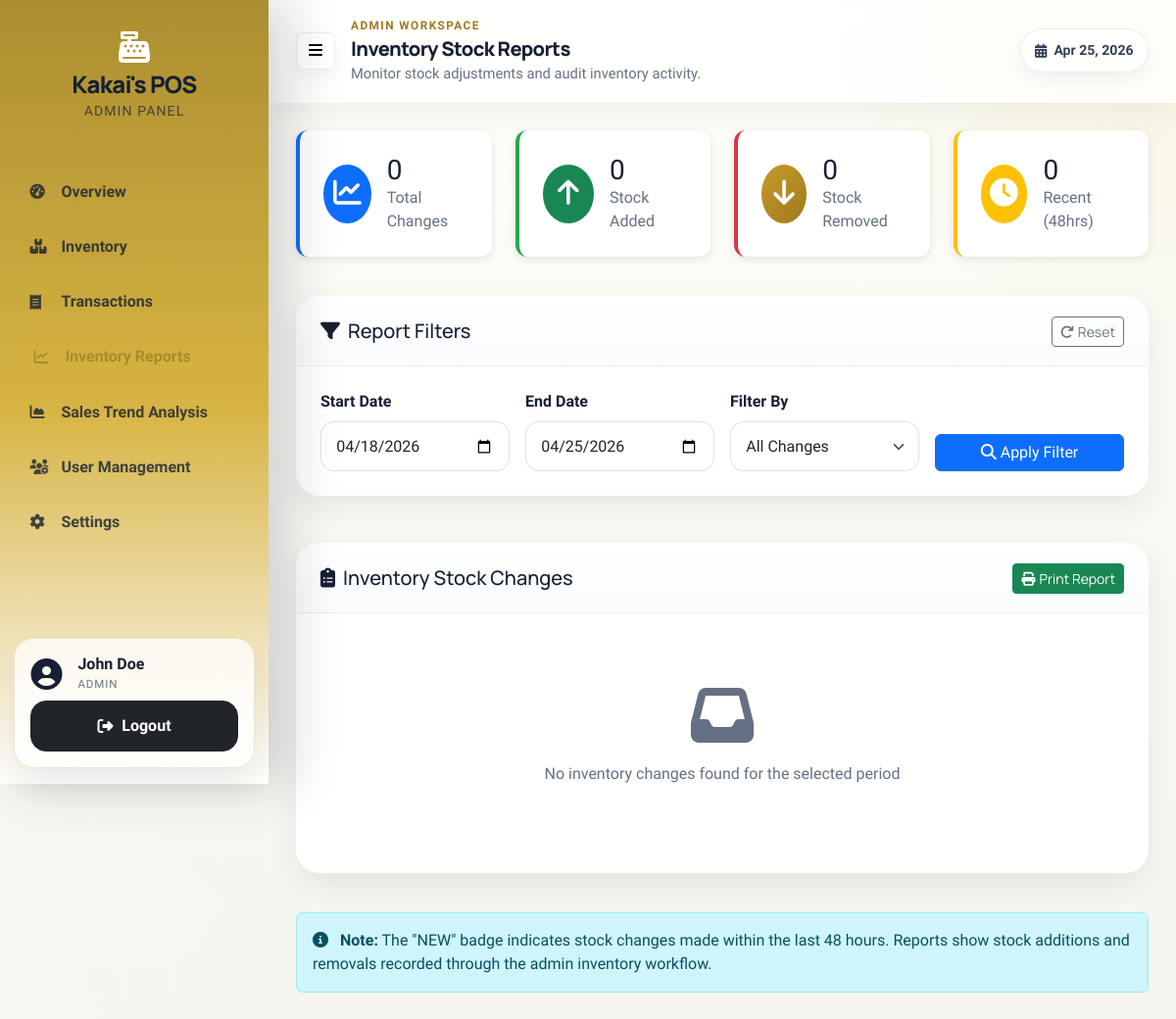
Before: /POS/public/reports.php (signed in) with the older database file.
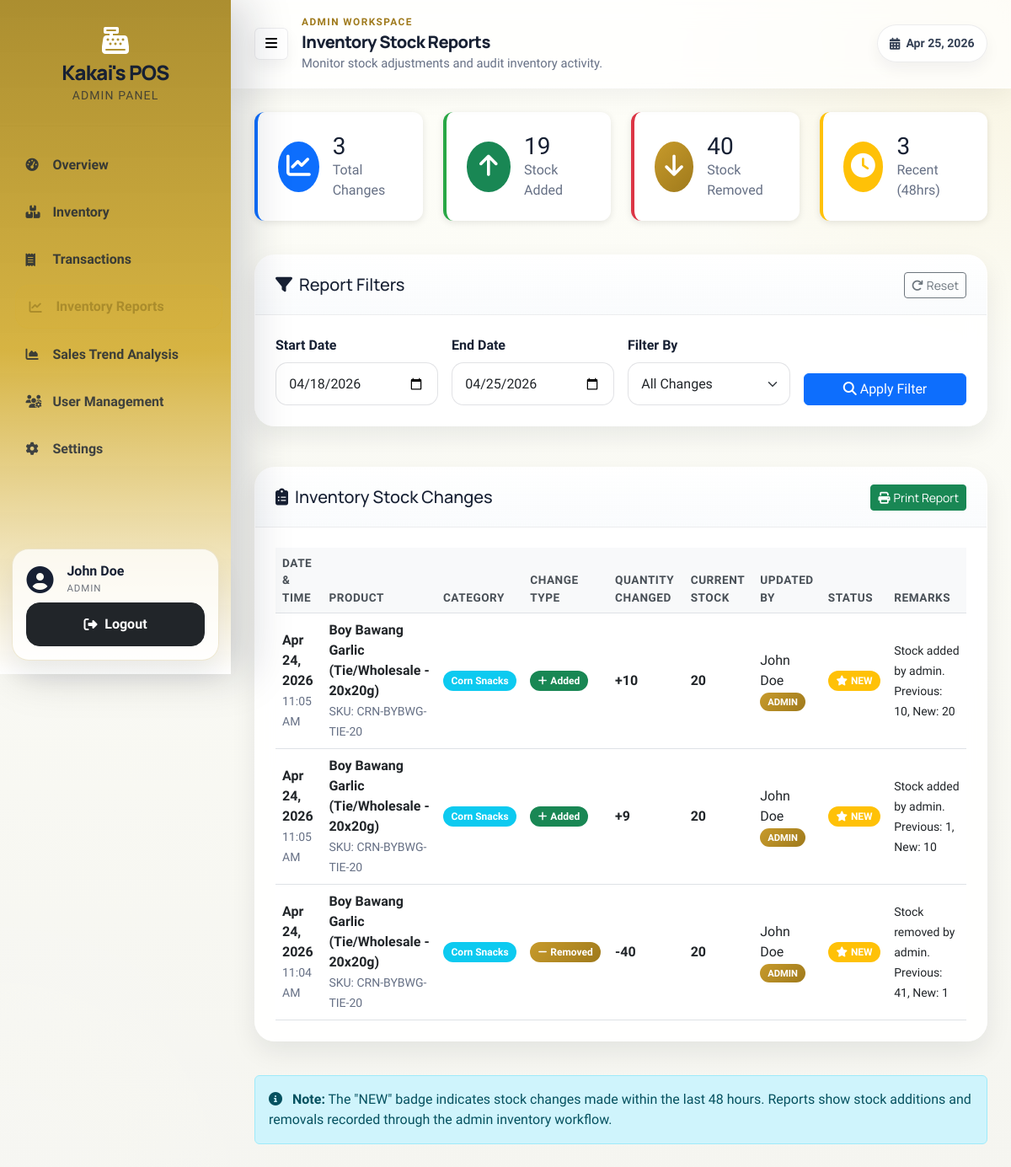
After: the same page with the newer database file.
### tables this page shows
CREATE TABLE `inventory_reports` (
  `id` int(11) NOT NULL,
  `date` date NOT NULL,
  `product_id` int(11) NOT NULL,
  `user_id` int(11) DEFAULT NULL,
  `change_type` enum('Added','Removed') NOT NULL,
  `quantity` int(11) NOT NULL DEFAULT 0 COMMENT 'Legacy column - same as quantity_changed',
  `quantity_changed` int(11) NOT NULL DEFAULT 0,
  `previous_quantity` int(11) DEFAULT NULL,
  `new_quantity` int(11) DEFAULT NULL,
  `remarks` varchar(100) DEFAULT NULL,
  `created_at` timestamp NULL DEFAULT current_timestamp()
);

CREATE TABLE `products` (
  `id` int(11) NOT NULL,
  `name` varchar(100) NOT NULL,
  `sku` varchar(64) DEFAULT NULL,
  `category_id` int(11) DEFAULT NULL,
  `price` decimal(10,2) NOT NULL,
  `stock_quantity` int(11) DEFAULT 0,
  `low_stock_threshold` int(11) DEFAULT 10,
  `barcode` varchar(100) DEFAULT NULL,
  `expiry` date DEFAULT NULL,
  `description` text DEFAULT NULL,
  `status` enum('active','inactive') DEFAULT 'active',
  `created_at` timestamp NULL DEFAULT current_timestamp(),
  `updated_at` timestamp NULL DEFAULT current_timestamp() ON UPDATE current_timestamp(),
  `last_updated_by` int(11) DEFAULT NULL
);

CREATE TABLE `categories` (
  `id` int(11) NOT NULL,
  `name` varchar(100) NOT NULL,
  `description` text DEFAULT NULL,
  `created_at` timestamp NULL DEFAULT current_timestamp()
);

CREATE TABLE `users` (
  `id` int(11) NOT NULL,
  `username` varchar(50) NOT NULL,
  `email` varchar(100) NOT NULL,
  `password` varchar(255) NOT NULL,
  `role` enum('admin','staff','cashier') NOT NULL DEFAULT 'staff',
  `first_name` varchar(50) NOT NULL,
  `last_name` varchar(50) NOT NULL,
  `status` enum('active','inactive') DEFAULT 'active',
  `created_at` timestamp NULL DEFAULT current_timestamp(),
  `updated_at` timestamp NULL DEFAULT current_timestamp() ON UPDATE current_timestamp()
);

### POS/public/reports.php (the view, shortened to what the rows shown need)
<?php
$start_date = $_GET['start_date'] ?? date('Y-m-d', strtotime('-7 days'));
$end_date = $_GET['end_date'] ?? date('Y-m-d');
$filter_type = $_GET['filter_type'] ?? 'all';
$db = Database::getInstance()->getConnection();
function getInventoryReports($db, $start_date, $end_date, $filter_type) {
    $sql = "
        SELECT
            ir.id,
            ir.date,
            ir.product_id,
            ir.change_type,
            ir.quantity as changed_quantity,
            ir.remarks,
            ir.user_id,
            ir.created_at,
            p.name as product_name,
            p.sku,
            p.stock_quantity as current_stock,
            p.category_id,
            c.name as category_name,
            u.username,
            u.first_name,
            u.last_name,
            u.role,
            CASE
                WHEN ir.created_at >= DATE_SUB(NOW(), INTERVAL 48 HOUR) THEN 1
                ELSE 0
            END as is_recent
        FROM inventory_reports ir
        LEFT JOIN products p ON ir.product_id = p.id
        LEFT JOIN categories c ON p.category_id = c.id
        LEFT JOIN users u ON ir.user_id = u.id
        WHERE ir.date BETWEEN ? AND ?
    ";
    $params = [$start_date, $end_date];
    $sql .= " ORDER BY ir.created_at DESC";
    $stmt = $db->prepare($sql);
    $stmt->execute($params);
    return $stmt->fetchAll(PDO::FETCH_ASSOC);
}
$reports = getInventoryReports($db, $start_date, $end_date, $filter_type);
?>
<div class="row">
    <div class="col-12">
        <div class="content-card">
            <div class="card-body">
                <?php if (empty($reports)): ?>
                <div class="text-center py-5">
                    <i class="fas fa-inbox fa-4x text-muted mb-3"></i>
                    <p class="text-muted">No inventory changes found for the selected period</p>
                </div>
                <?php else: ?>
                <div class="table-responsive">
                    <table class="table table-hover report-table">
                        <thead>
                            <tr>
                                <th>Date & Time</th>
                                <th>Product</th>
                                <th>Category</th>
                                <th>Change Type</th>
                                <th>Quantity Changed</th>
                                <th>Current Stock</th>
                                <th>Updated By</th>
                                <th>Status</th>
                                <th>Remarks</th>
                            </tr>
                        </thead>
                        <tbody>
                            <?php foreach ($reports as $report): ?>
                            <tr>
                                <td>
                                    <div style="font-weight: 600;"><?php echo date('M d, Y', strtotime($report['date'])); ?></div>
                                    <small class="text-muted"><?php echo date('h:i A', strtotime($report['created_at'] ?? $report['date'])); ?></small>
                                </td>
                                <td>
                                    <div style="font-weight: 600;"><?php echo htmlspecialchars($report['product_name']); ?></div>
                                    <small class="text-muted">SKU: <?php echo htmlspecialchars($report['sku'] ?? 'N/A'); ?></small>
                                </td>
                                <td>
                                    <span class="badge bg-info"><?php echo htmlspecialchars($report['category_name'] ?? 'N/A'); ?></span>
                                </td>
                                <td>
                                    <?php if ($report['change_type'] === 'Added'): ?>
                                        <span class="badge bg-success"><i class="fas fa-plus me-1"></i>Added</span>
                                    <?php else: ?>
                                        <span class="badge bg-danger"><i class="fas fa-minus me-1"></i>Removed</span>
                                    <?php endif; ?>
                                </td>
                                <td class="<?php echo $report['change_type'] === 'Added' ? 'change-added' : 'change-removed'; ?>">
                                    <?php echo $report['change_type'] === 'Added' ? '+' : '-'; ?><?php echo number_format($report['changed_quantity']); ?>
                                </td>
                                <td>
                                    <strong><?php echo number_format($report['current_stock']); ?></strong>
                                </td>
                                <td>
                                    <div>
                                        <?php
                                        $full_name = trim($report['first_name'] . ' ' . $report['last_name']);
                                        echo htmlspecialchars($full_name ?: $report['username'] ?: 'Unknown');
                                        ?>
                                    </div>
                                    <?php if ($report['role'] === 'admin'): ?>
                                        <span class="badge bg-danger" style="font-size: 0.7rem;">ADMIN</span>
                                    <?php elseif ($report['role'] === 'staff'): ?>
                                        <span class="badge bg-primary" style="font-size: 0.7rem;">STAFF</span>
                                    <?php else: ?>
                                        <span class="badge bg-secondary" style="font-size: 0.7rem;">CASHIER</span>
                                    <?php endif; ?>
                                </td>
                                <td>
                                    <?php if ($report['is_recent']): ?>
                                        <span class="badge bg-warning badge-new">
                                            <i class="fas fa-star me-1"></i>NEW
                                        </span>
                                    <?php else: ?>
                                        <span class="badge bg-secondary">Past</span>
                                    <?php endif; ?>
                                </td>
                                <td>
                                    <small><?php echo htmlspecialchars($report['remarks'] ?: '-'); ?></small>
                                </td>
                            </tr>
                            <?php endforeach; ?>
                        </tbody>
                    </table>
                </div>
                <?php endif; ?>
            </div>
        </div>
    </div>
</div>
<?php
require_once __DIR__ . '/../app/views/layout.php';
?>

Changed rows visible on the page:
added inventory_reports: date "Apr 24, 2026", created_at "11:05 AM", product.name "Boy Bawang Garlic (Tie/Wholesale - 20x20g)", product.sku "CRN-BYBWG-TIE-20", categories.name "Corn Snacks", change_type "Added" (drawn), quantity "10", product.stock_quantity "20", user.last_name "John Doe", remarks "Stock added by admin. Previous: 10, New: 20"
added inventory_reports: date "Apr 24, 2026", created_at "11:05 AM", product.name "Boy Bawang Garlic (Tie/Wholesale - 20x20g)", product.sku "CRN-BYBWG-TIE-20", categories.name "Corn Snacks", change_type "Added" (drawn), quantity "9", product.stock_quantity "20", user.last_name "John Doe", remarks "Stock added by admin. Previous: 1, New: 10"
added inventory_reports: date "Apr 24, 2026", created_at "11:04 AM", product.name "Boy Bawang Garlic (Tie/Wholesale - 20x20g)", product.sku "CRN-BYBWG-TIE-20", categories.name "Corn Snacks", change_type "Removed" (drawn), quantity "40", product.stock_quantity "20", user.last_name "John Doe", remarks "Stock removed by admin. Previous: 41, New: 1"
Other visible differences:
$stats['total_changes']: "0" → "3"
$stats['total_added']: "0" → "19"
$stats['total_removed']: "0" → "40"
$stats['recent_changes']: "0" → "3"
text no longer shown: "No inventory changes found for the selected period"
text now shown: "DATE & TIME PRODUCT CATEGORY CHANGE TYPE QUANTITY CHANGED CURRENT STOCK UPDATED BY STATUS REMARKS"
